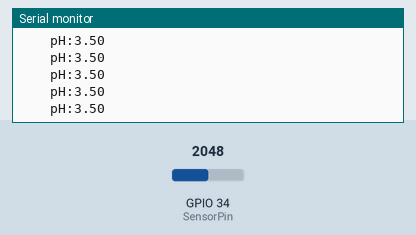
This sketch was run on a simulated ESP32. On the bench: the last lines printed to the serial monitor. The test bench sets the inputs (shaded band); at power-on: GPIO 34 (SensorPin) = 2048.

Above: at 1.2 s.
1.3 s: GPIO 34 (SensorPin) set to 2866
At 1.42 s:
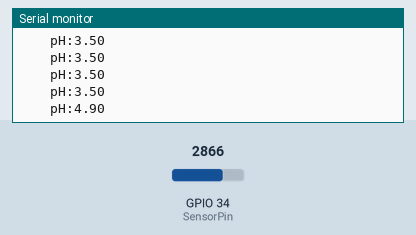
2.8 s: GPIO 34 (SensorPin) set to 3603
At 2.84 s:
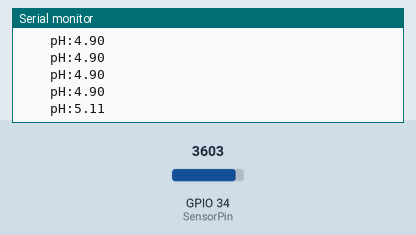
Timing chart, 0 to 5.8 s (numbered marks = the images above; inputs shaded):
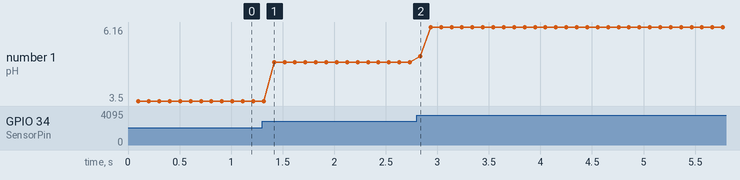

Measured:
- after the input at 1.3 s, the serial monitor: prints a new line after 0.12 s (image 1)
- after the input at 2.8 s, the serial monitor: prints a new line at once (image 2)
- plotted number 1: 3.5 → 4.9 after the input at 1.3 s, 4.9 → 6.16 after the input at 2.8 s

The sketch:

ph.ino
```cpp
/*
   Board: Node32 Lite (ESP32 Dev Module)
   https://www.cytron.io/p-node32-lite-wifi-and-amp;-bluetooth-development-kit
*/


#include <WiFi.h>
#include <ArduinoJson.h>
#define SensorPin 34          // the pH meter Analog output is connected with the Arduino’s Analog
unsigned long int avgValue;  //Store the average value of the sensor feedback
float b;
int buf[10], temp;
long previousMillis = 0;
int interval = 5000; // 5 seconds


void setup()
{
 Serial.begin(9600);
}

void loop()
{
  for (int i = 0; i < 10; i++) //Get 10 sample value from the sensor for smooth the value
  {
    buf[i] = analogRead(SensorPin);
    delay(10);
  }
  for (int i = 0; i < 9; i++) //sort the analog from small to large
  {
    for (int j = i + 1; j < 10; j++)
    {
      if (buf[i] > buf[j])
      {
        temp = buf[i];
        buf[i] = buf[j];
        buf[j] = temp;
      }
    }
  }
  avgValue = 0;
  for (int i = 2; i < 8; i++)               //take the average value of 6 center sample
    avgValue += buf[i];
  float phValue = (float)avgValue * 5.0 / 1024 / 6; //convert the analog into millivolt
  //  float phValue=(float)avgValue*3.3/3723/6; //convert the analog into millivolt
  phValue = (3.5 * phValue) / 10;                //convert the millivolt into pH value
  //  phValue=(3.5*phValue);
  Serial.print("    pH:");
  Serial.print(phValue, 2);
  Serial.println(" ");


}
```
